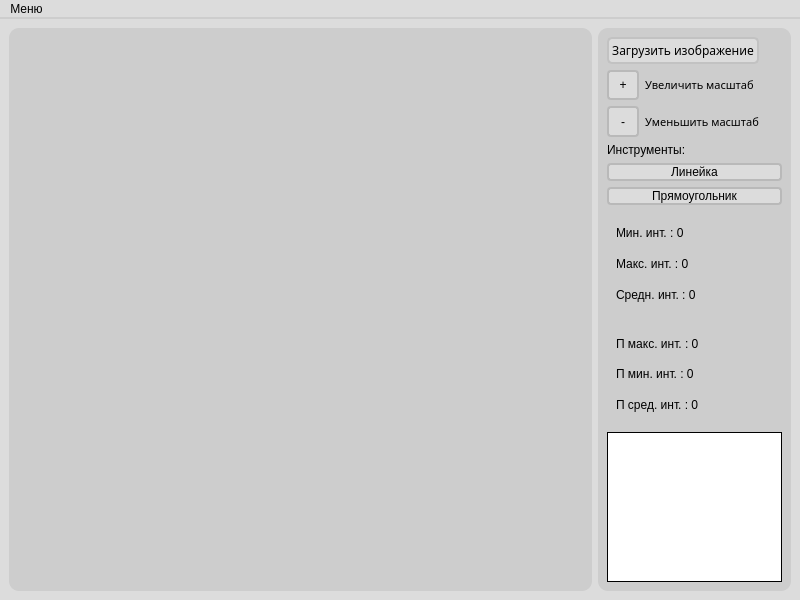
<?xml version="1.0" encoding="UTF-8"?>
<ui version="4.0">
 <class>MainWindow</class>
 <widget class="QMainWindow" name="MainWindow">
  <property name="geometry">
   <rect>
    <x>0</x>
    <y>0</y>
    <width>800</width>
    <height>600</height>
   </rect>
  </property>
  <property name="mouseTracking">
   <bool>true</bool>
  </property>
  <property name="windowTitle">
   <string>Определение средней интенсивности цвета</string>
  </property>
  <property name="styleSheet">
   <string notr="true">background:rgb(220, 220, 220);
color: black;</string>
  </property>
  <widget class="QWidget" name="centralwidget">
   <property name="styleSheet">
    <string notr="true"/>
   </property>
   <layout class="QHBoxLayout" name="horizontalLayout">
    <item>
     <widget class="QGraphicsView" name="graphicsView">
      <property name="sizePolicy">
       <sizepolicy hsizetype="Expanding" vsizetype="Expanding">
        <horstretch>0</horstretch>
        <verstretch>0</verstretch>
       </sizepolicy>
      </property>
      <property name="styleSheet">
       <string notr="true">background:rgb(205,205,205);
border-radius: 10px;
</string>
      </property>
     </widget>
    </item>
    <item>
     <layout class="QVBoxLayout" name="verticalLayout">
      <item alignment="Qt::AlignHCenter">
       <widget class="QFrame" name="frame">
        <property name="styleSheet">
         <string notr="true">font: 10pt &quot;Sans Serif&quot;;
border-radius:10px;
background: rgb(205, 205, 205);
</string>
        </property>
        <layout class="QVBoxLayout" name="verticalLayout_2">
         <item>
          <widget class="QPushButton" name="loadImageButton">
           <property name="sizePolicy">
            <sizepolicy hsizetype="Fixed" vsizetype="Fixed">
             <horstretch>0</horstretch>
             <verstretch>0</verstretch>
            </sizepolicy>
           </property>
           <property name="font">
            <font>
             <family>Sans Serif</family>
             <pointsize>9</pointsize>
             <weight>50</weight>
             <italic>false</italic>
             <bold>false</bold>
             <underline>false</underline>
            </font>
           </property>
           <property name="styleSheet">
            <string notr="true">font: 9pt &quot;Sans Serif&quot;;
background: rgb(220, 220, 220);
border: 2px solid rgb(194, 194, 194);
border-radius: 5px;
padding: 3px;

</string>
           </property>
           <property name="text">
            <string>Загрузить изображение</string>
           </property>
          </widget>
         </item>
         <item>
          <layout class="QVBoxLayout" name="tools">
           <item>
            <layout class="QGridLayout" name="zoomLayout">
             <property name="topMargin">
              <number>0</number>
             </property>
             <item row="1" column="0">
              <widget class="QToolButton" name="unZoomButton">
               <property name="minimumSize">
                <size>
                 <width>32</width>
                 <height>30</height>
                </size>
               </property>
               <property name="styleSheet">
                <string notr="true">padding: 5px;
background:rgb(220,220,220);
border:2px solid rgb(185,185,185);
border-radius: 4px;</string>
               </property>
               <property name="text">
                <string>-</string>
               </property>
              </widget>
             </item>
             <item row="0" column="0">
              <widget class="QToolButton" name="zoomButton">
               <property name="minimumSize">
                <size>
                 <width>32</width>
                 <height>30</height>
                </size>
               </property>
               <property name="styleSheet">
                <string notr="true">background:rgb(220,220,220);
border:2px solid rgb(185,185,185);
border-radius: 4px;
</string>
               </property>
               <property name="text">
                <string>+</string>
               </property>
              </widget>
             </item>
             <item row="0" column="1">
              <widget class="QLabel" name="zoomLabelUP">
               <property name="font">
                <font>
                 <family>Sans Serif</family>
                 <pointsize>8</pointsize>
                 <weight>50</weight>
                 <italic>false</italic>
                 <bold>false</bold>
                </font>
               </property>
               <property name="styleSheet">
                <string notr="true">font-size:8pt;</string>
               </property>
               <property name="text">
                <string>Увеличить масштаб</string>
               </property>
              </widget>
             </item>
             <item row="1" column="1">
              <widget class="QLabel" name="zoomLabelOut">
               <property name="font">
                <font>
                 <family>Sans Serif</family>
                 <pointsize>8</pointsize>
                 <weight>50</weight>
                 <italic>false</italic>
                 <bold>false</bold>
                </font>
               </property>
               <property name="styleSheet">
                <string notr="true">font-size:8pt;</string>
               </property>
               <property name="text">
                <string>Уменьшить масштаб</string>
               </property>
              </widget>
             </item>
            </layout>
           </item>
           <item>
            <widget class="QLabel" name="label">
             <property name="text">
              <string>Инструменты:</string>
             </property>
            </widget>
           </item>
           <item>
            <layout class="QVBoxLayout" name="mainInstruments">
             <property name="topMargin">
              <number>0</number>
             </property>
             <item>
              <widget class="QPushButton" name="rulerButton">
               <property name="styleSheet">
                <string notr="true">background:rgb(220,220,220);
border:2px solid rgb(185,185,185);
border-radius: 4px;</string>
               </property>
               <property name="text">
                <string>Линейка</string>
               </property>
              </widget>
             </item>
             <item>
              <widget class="QPushButton" name="rectButton">
               <property name="styleSheet">
                <string notr="true">background:rgb(220,220,220);
border:2px solid rgb(185,185,185);
border-radius: 4px;</string>
               </property>
               <property name="text">
                <string>Прямоугольник</string>
               </property>
              </widget>
             </item>
            </layout>
           </item>
          </layout>
         </item>
         <item>
          <widget class="QWidget" name="RectIntens" native="true">
           <property name="styleSheet">
            <string notr="true"/>
           </property>
           <layout class="QVBoxLayout" name="verticalLayout_4">
            <item>
             <widget class="QLabel" name="minLabel">
              <property name="text">
               <string>Мин. инт. : 0</string>
              </property>
             </widget>
            </item>
            <item>
             <widget class="QLabel" name="maxLabel">
              <property name="text">
               <string>Макс. инт. : 0</string>
              </property>
             </widget>
            </item>
            <item>
             <widget class="QLabel" name="avgLabel">
              <property name="text">
               <string>Средн. инт. : 0</string>
              </property>
             </widget>
            </item>
           </layout>
          </widget>
         </item>
         <item>
          <widget class="QWidget" name="allPngIntens" native="true">
           <layout class="QVBoxLayout" name="verticalLayout_5">
            <item>
             <widget class="QLabel" name="minAllLabel">
              <property name="text">
               <string>П макс. инт. : 0</string>
              </property>
             </widget>
            </item>
            <item>
             <widget class="QLabel" name="maxAllLabel">
              <property name="text">
               <string>П мин. инт. : 0</string>
              </property>
             </widget>
            </item>
            <item>
             <widget class="QLabel" name="avgAllLabel">
              <property name="text">
               <string>П сред. инт. : 0</string>
              </property>
             </widget>
            </item>
           </layout>
          </widget>
         </item>
         <item>
          <widget class="QTextEdit" name="logTextEd">
           <property name="maximumSize">
            <size>
             <width>175</width>
             <height>150</height>
            </size>
           </property>
           <property name="styleSheet">
            <string notr="true">border:1px solid black;
border-radius:0;
background:white;
color:black;
font: 6pt &quot;Sans Serif&quot;;</string>
           </property>
          </widget>
         </item>
        </layout>
       </widget>
      </item>
     </layout>
    </item>
   </layout>
  </widget>
  <widget class="QMenuBar" name="menuBar">
   <property name="geometry">
    <rect>
     <x>0</x>
     <y>0</y>
     <width>800</width>
     <height>22</height>
    </rect>
   </property>
   <property name="styleSheet">
    <string notr="true">border-bottom:2px solid rgb(205,205,205);
font: 10pt &quot;Sans Serif&quot;;
</string>
   </property>
   <widget class="QMenu" name="menu">
    <property name="title">
     <string>Меню</string>
    </property>
    <addaction name="loadImageMenu"/>
    <addaction name="separator"/>
   </widget>
   <addaction name="menu"/>
  </widget>
  <action name="loadImageButton_2">
   <property name="text">
    <string>Загрузить изображение</string>
   </property>
  </action>
  <action name="loadImageMenu">
   <property name="text">
    <string>Загрузить изображение</string>
   </property>
  </action>
 </widget>
 <resources/>
 <connections/>
</ui>
